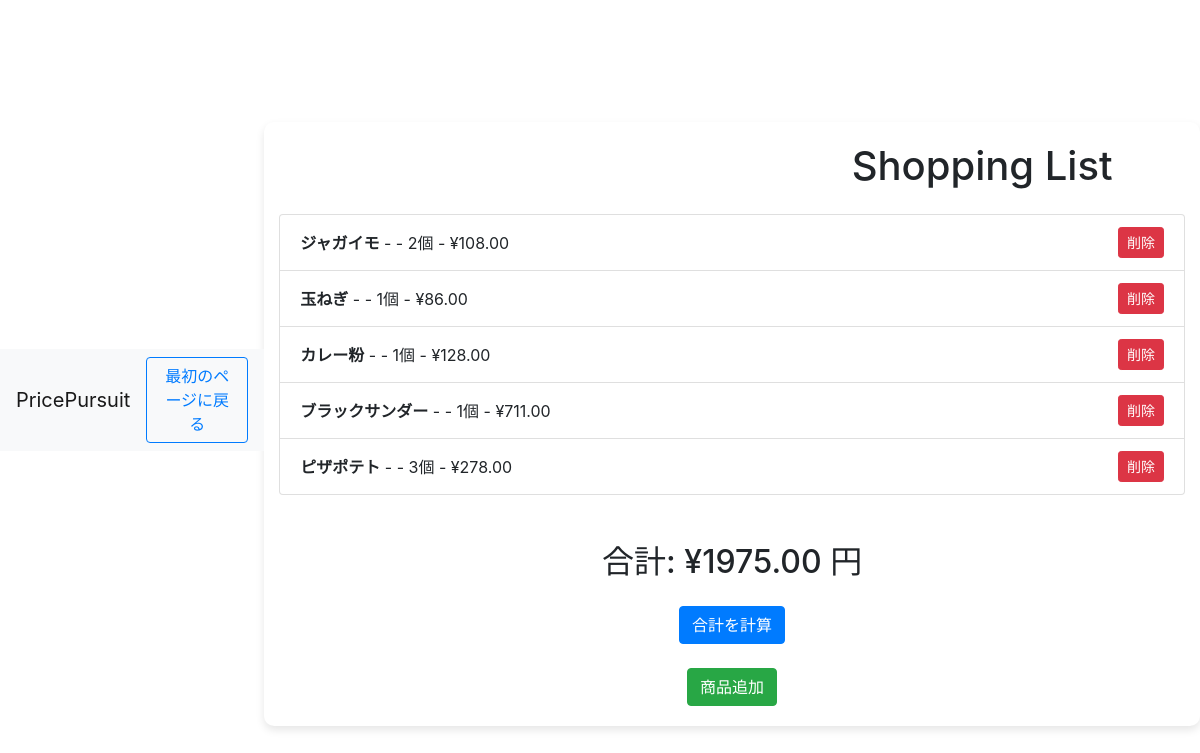
The page /shopping/ on the database as committed earlier.
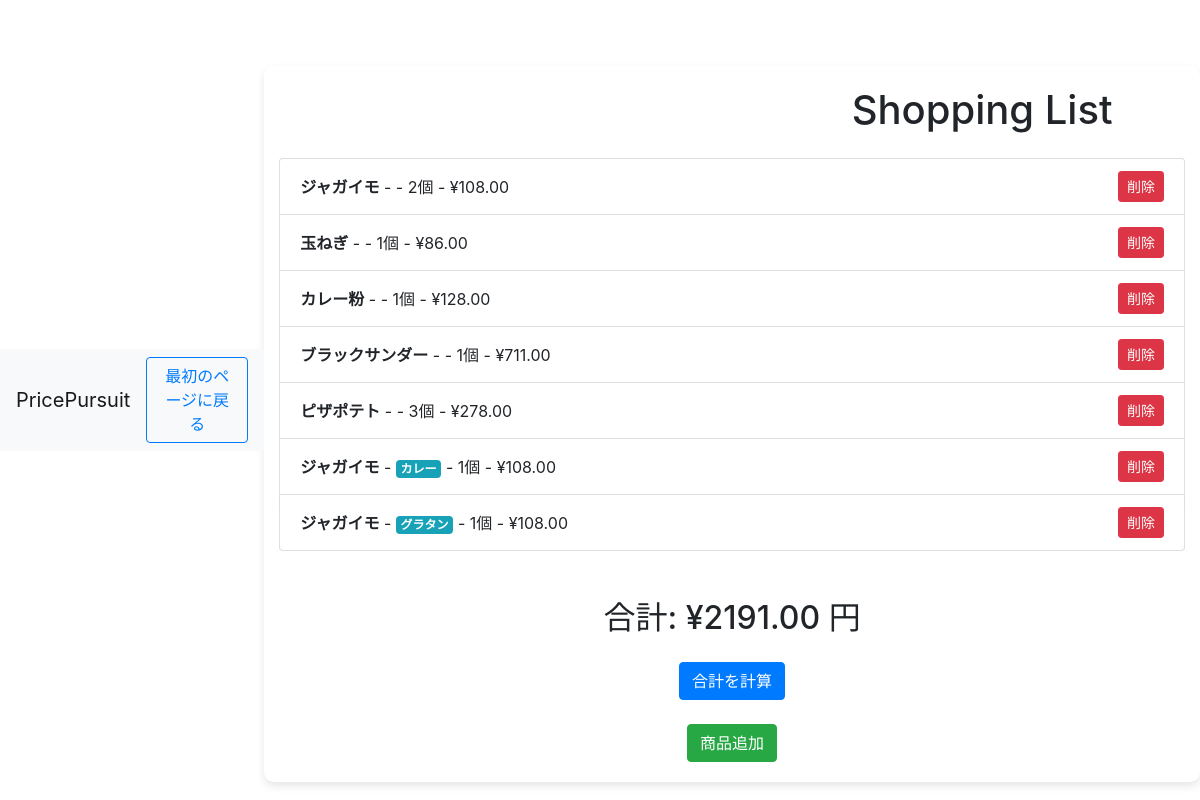
The same page on the database as committed later.
### todo/models.py (models this page shows, shortened)
class ShoppingItem(models.Model):
    item_name = models.CharField(max_length=100)
    prices = models.DecimalField(max_digits=10, decimal_places=2)
    category = models.ForeignKey(Category, on_delete=models.CASCADE, null=True, blank=True)  # null=True, blank=Trueを追加
    display_on_list = models.BooleanField(default=True)
    quantity = models.PositiveIntegerField(default=1)  # 個数フィールド　複数購入時
    shopping_category = models.ForeignKey(ShoppingCategory, on_delete=models.CASCADE, null=True, blank=True)  # ショッピングカテゴリを追加する

class ShoppingCategory(models.Model):
    name = models.CharField(max_length=100)
    description = models.TextField(blank=True, null=True)  # ショッピングカテゴリの説明

### todo/views.py (the view)
# urls.py: path('shopping/', views.shopping_todo, name='shopping_todo'),    # 買い物専用ページのパス設定
def shopping_todo(request):
    items = ShoppingItem.objects.all()
    shopping_categories = ShoppingCategory.objects.all()  # ショッピングカテゴリをすべて取得
    total_price = sum(item.prices * item.quantity for item in items if item.display_on_list)
    return render(request, 'shopping_todo.html', {'items': items, 'total_price': total_price,'shopping_categories': shopping_categories,})

### templates/shopping_todo.html (shortened to what this page needs)
<!DOCTYPE html>
<html lang="ja">
<head>
    {% load static %}
    <link rel="stylesheet" href="{% static 'css/styles_shopping.css' %}">
    <link rel="stylesheet" href="https://stackpath.bootstrapcdn.com/bootstrap/4.5.2/css/bootstrap.min.css">
</head>
<body>
    <nav class="navbar navbar-expand-lg navbar-light bg-light">
        <a class="navbar-brand" href="#">PricePursuit</a>
        <div class="ml-auto">
            <a href="{% url 'todo_list' %}" class="btn btn-outline-primary">最初のページに戻る</a>
        </div>
    </nav>
    <div class="container mt-5">
        <h1 class="text-center mb-4">Shopping List</h1>
        <div class="shopping-list">
            <ul class="list-group">
                {% for item in items %}
                <li class="list-group-item d-flex justify-content-between align-items-center">
                    <div>
                        <strong>{{ item.item_name }}</strong> -
                        <span class="badge badge-info">{{ item.shopping_category.name }}</span> -
                        {{ item.quantity }}個 -
                        <span>¥{{ item.prices }}</span>
                    </div>
                    <form method="post" action="{% url 'delete_shopping_item' item.id %}">
                        <button type="submit" class="btn btn-danger btn-sm" onclick="return confirm('まじで削除しますか？');">削除</button>
                    </form>
                </li>
                {% empty %}
                <li class="list-group-item text-center">商品がありません</li>
                {% endfor %}
            </ul>
        </div>
        <div class="price-section mt-5 text-center">
            <h2>合計: ¥{{ total_price }} 円</h2>
            <form method="post" action="{% url 'calculate_total_price' %}">
                <button type="submit" class="btn btn-primary mt-3">合計を計算</button>
            </form>
        </div>
        <div class="text-center mt-4">
            <a href="{% url 'shopping_item_add' %}" class="btn btn-success">商品追加</a>
        </div>
    </div>
</body>
</html>

Rows that differ between the two databases and show on the page:
added ShoppingItem: item_name "ジャガイモ", shopping_category.name "カレー", quantity "1", prices "108.00"
added ShoppingItem: item_name "ジャガイモ", shopping_category.name "グラタン", quantity "1", prices "108.00"
Other text that changed with them:
{{ total_price }}: "1975.00" → "2191.00"
